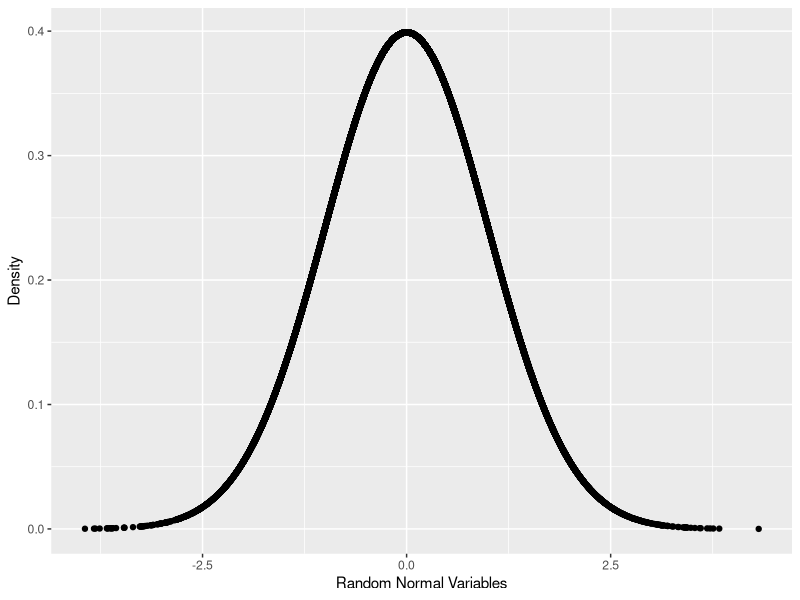

This figure's R source:
# generate the normal variables
randNorm <- rnorm(30000)

# calculate their distributions

randDensity <- dnorm(randNorm)
 
#load ggplot2
require(ggplot2)

#plot them

ggplot(data.frame(x= randNorm, y= randDensity)) + aes(x = x, y =y) +
	geom_point() + labs(x= "Random Normal Variables", y = "Density")
